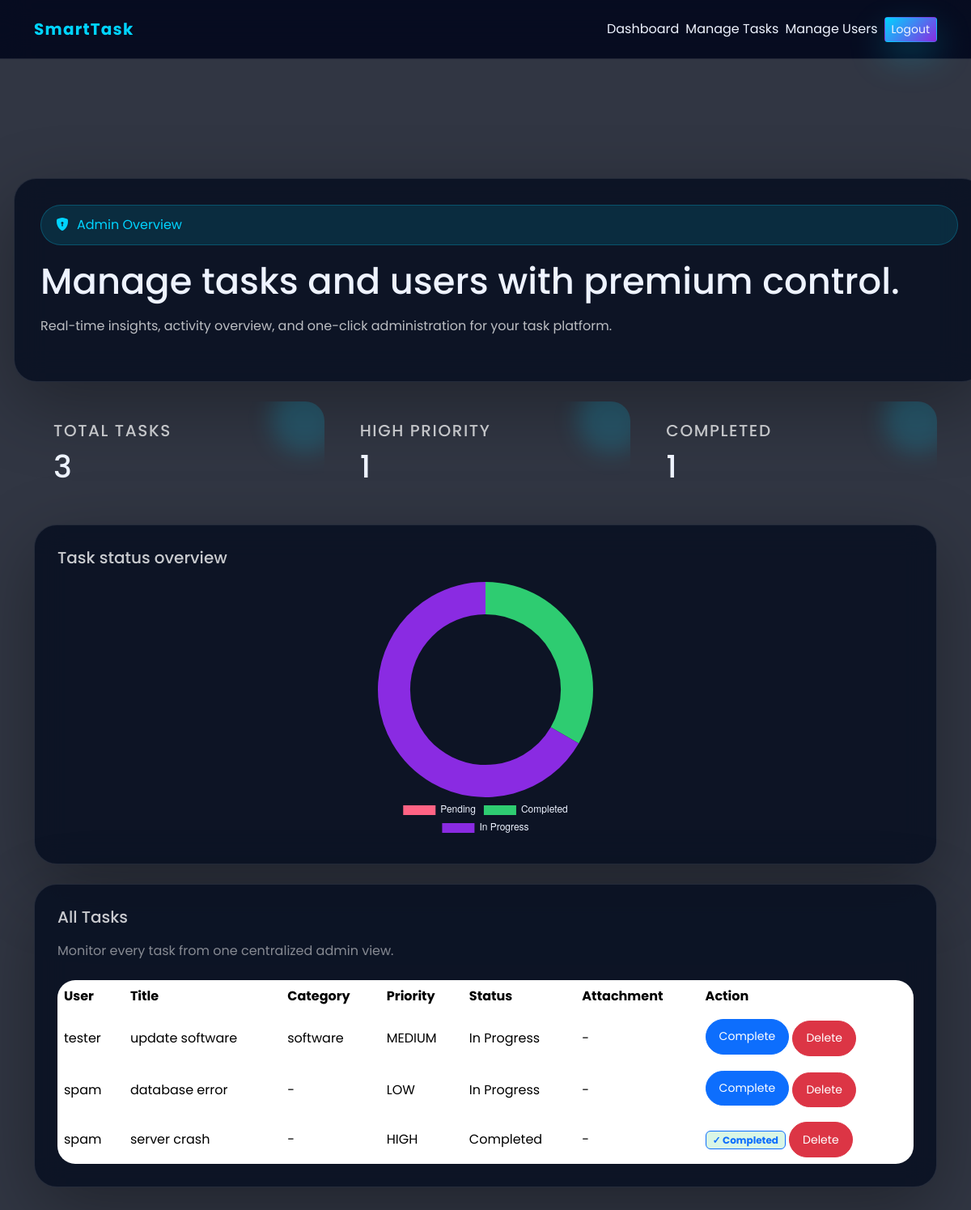
/admin_dashboard (signed in), run on the app's committed database.
### tables this page shows
CREATE TABLE tasks (
            id INTEGER PRIMARY KEY AUTOINCREMENT,
            title TEXT NOT NULL,
            description TEXT NOT NULL,
            status TEXT DEFAULT 'Pending',
            priority TEXT,
            due_date DATE,
            user_id INTEGER, category TEXT, file_path TEXT,
            FOREIGN KEY (user_id) REFERENCES users(id)

        );

CREATE TABLE users (
            id INTEGER PRIMARY KEY AUTOINCREMENT,
            username TEXT NOT NULL,
            email TEXT NOT NULL,
            password TEXT NOT NULL,
            role TEXT DEFAULT 'user'
        );

### app.py (the view)
@app.route("/admin_dashboard")
def admin_dashboard():
    if session.get('role')!='admin':
        return "Access denied"
    conn = getdb()
    cursor = conn.cursor()
    cursor.execute("""
        SELECT t.id, t.title, t.description, t.status, t.priority, t.due_date, t.user_id, u.username, t.category, t.file_path
        FROM tasks t
        LEFT JOIN users u ON t.user_id = u.id
        ORDER BY t.priority DESC
    """)
    all_task=cursor.fetchall()
    cursor.execute("SELECT COUNT(*) FROM tasks")
    total_tasks = cursor.fetchone()[0]
    cursor.execute("SELECT COUNT(*) FROM tasks WHERE priority='HIGH'")
    high_priority = cursor.fetchone()[0]
    cursor.execute("SELECT COUNT(*) FROM tasks WHERE status='Completed'")
    completed = cursor.fetchone()[0]
    cursor.execute("SELECT COUNT(*) FROM tasks WHERE status='Pending'")
    pending = cursor.fetchone()[0]
    conn.close()
    return render_template("admin_dashboard.html", tasks=all_task, total_tasks=total_tasks, high=high_priority, completed=completed, pending_tasks=pending)

### app.py (called while the page is built)
@app.after_request
def set_cache_headers(response):
    if response.status_code in [301, 302, 303, 307, 308]:
        response.headers['Cache-Control'] = 'no-store, no-cache, must-revalidate, max-age=0'
        response.headers['Pragma'] = 'no-cache'
        response.headers['Expires'] = '0'
    elif request.endpoint and request.endpoint in ['login', 'register', 'logout', 'user_dashboard', 'admin_dashboard']:
        response.headers['Cache-Control'] = 'no-store, no-cache, must-revalidate, max-age=0, private'
        response.headers['Pragma'] = 'no-cache'
        response.headers['Expires'] = '0'
    elif request.method == 'POST':
        response.headers['Cache-Control'] = 'no-store, no-cache, must-revalidate, max-age=0'
        response.headers['Pragma'] = 'no-cache'
        response.headers['Expires'] = '0'
    return response

def getdb():
    conn = sqlite3.connect(DB_PATH)
    return conn

### templates/admin_dashboard.html (shortened to what this page needs)
<!DOCTYPE html>
<html lang="en">
<head>
    <link href="https://cdn.jsdelivr.net/npm/bootstrap@5.3.2/dist/css/bootstrap.min.css" rel="stylesheet">
    <link href="https://cdn.jsdelivr.net/npm/bootstrap-icons/font/bootstrap-icons.css" rel="stylesheet">
</head>
<body>
    <div class="admin-shell">
        <nav class="navbar navbar-expand-lg py-3 fixed-top">
            <div class="container d-flex justify-content-between align-items-center">
                <a class="navbar-brand" href="/">SmartTask</a>
                <div class="nav-actions d-flex align-items-center gap-2">
                    <a class="nav-link" href="/admin_dashboard">Dashboard</a>
                    <a class="nav-link" href="/manage_tasks">Manage Tasks</a>
                    <a class="nav-link" href="/manage_users">Manage Users</a>
                    <a class="btn btn-sm btn-glow" href="/logout">Logout</a>
                </div>
            </div>
        </nav>
        <main class="container" style="padding-top:120px;">
            <section class="hero-grid">
                <div class="hero-card">
                    <span class="hero-badge"><i class="bi bi-shield-lock-fill"></i> Admin Overview</span>
                    <h1>Manage tasks and users with premium control.</h1>
                    <p>Real-time insights, activity overview, and one-click administration for your task platform.</p>
                </div>
            </section>
            <section class="stats-grid">
                <div class="stat-card">
                    <h5>Total Tasks</h5>
                    <h2>{{ total_tasks or 0 }}</h2>
                </div>
                <div class="stat-card">
                    <h5>High Priority</h5>
                    <h2>{{ high or 0 }}</h2>
                </div>
                <div class="stat-card">
                    <h5>Completed</h5>
                    <h2>{{ completed or 0 }}</h2>
                </div>
            </section>
            <section class="chart-card">
                <h5>Task status overview</h5>
                <div class="chart-container d-flex justify-content-center" style="height:320px;"><canvas id="statusChart"></canvas></div>
            </section>
            <section class="table-card">
                <div class="d-flex justify-content-between align-items-center mb-4">
                    <div><h5>All Tasks</h5><p class="mb-0 text-white-50">Monitor every task from one centralized admin view.</p></div>
                </div>
                <div class="table-responsive">
                    <table class="table table-borderless align-middle mb-0">
                        <thead><tr><th>User</th><th>Title</th><th>Category</th><th>Priority</th><th>Status</th><th>Attachment</th><th>Action</th></tr></thead>
                        <tbody>
                            {% for task in tasks %}
                            <tr>
                                <td>{{ task[7] if task[7] else 'Unknown' }}</td>
                                <td>{{ task[1] }}</td>
                                <td>{{ task[8] if task[8] else '-' }}</td>
                                <td>{{ task[4] }}</td>
                                <td>{{ task[3] }}</td>
                                <td>
                                    {% if task[9] %}
                                        <a href="/admin_download/{{ task[0] }}" class="btn btn-primary btn-sm btn-action">Download</a>
                                    {% else %}
                                        -
                                    {% endif %}
                                </td>
                                <td>
                                    {% if task[3] == 'Pending' %}
                                        <a href="/admin_start_task/{{ task[0] }}" class="btn btn-primary btn-sm btn-action mb-1" onclick="return confirm('Start this task?')">Start</a>
                                    {% elif task[3] == 'In Progress' %}
                                        <a href="/admin_complete_task/{{ task[0] }}" class="btn btn-primary btn-sm btn-action mb-1" onclick="return confirm('Mark this task as completed?')">Complete</a>
                                    {% else %}
                                        <span class="badge border border-primary text-primary badge-completed ">✓ Completed</span>
                                    {% endif %}
                                    <a href="/admin_delete_task/{{ task[0] }}" class="btn btn-danger btn-sm btn-action" onclick="return confirm('Delete this task permanently?')">Delete</a>
                                </td>
                            </tr>
                            {% endfor %}
                        </tbody>
                    </table>
                </div>
            </section>
        </main>
    </div>
    <script>
        const ctx = document.getElementById('statusChart').getContext('2d');
        new Chart(ctx, {
            type:'doughnut',
            data:{
                labels:['Pending','Completed','In Progress'],
                datasets:[{ data:[{{ pending_tasks or 0 }}, {{ completed or 0 }}, {{ total_tasks - pending_tasks - completed if total_tasks is not none else 0 }}], backgroundColor:['#ff6384','#2ecc71','#8a2be2'], borderWidth:0 }]
            },
            options:{ responsive:true, plugins:{ legend:{ position:'bottom', labels:{ color:'#eef3ff' } } }, cutout:'70%' }
        });
        history.pushState(null, null, window.location.href);
        window.addEventListener('popstate', ()=>window.location.href='/login');
    </script>
</body>
</html>

### templates/admin_dashboard.html (style rules this page uses)
* { font-family: 'Poppins', sans-serif; }
body { margin:0; min-height:100vh; background:url('https://images.unsplash.com/photo-1519389950473-47ba0277781c?ixlib=rb-4.0.3&auto=format&fit=crop&w=1650&q=80') center/cover no-repeat fixed; color:#eef3ff; }
body::before { content:''; position:fixed; inset:0; background:rgba(4,10,26,0.82); z-index:0; }
.admin-shell { position:relative; z-index:1; padding-bottom:60px; }
.navbar { background:rgba(4,9,30,0.92); backdrop-filter:blur(18px); border-bottom:1px solid rgba(255,255,255,0.1); }
.navbar-brand { color:#00d4ff !important; font-weight:700; letter-spacing:.06em; }
.nav-actions .btn, .nav-actions .nav-link { color:#eef3ff !important; }
.nav-actions .btn-glow { background:linear-gradient(135deg,#00d4ff,#8a2be2); color:#fff; box-shadow:0 18px 44px rgba(0,212,255,0.26); }
.hero-card, .chart-card, .table-card { background:rgba(10,18,35,0.92); border:1px solid rgba(255,255,255,0.1); border-radius:28px; backdrop-filter:blur(18px); box-shadow:0 28px 90px rgba(0,0,0,0.32); }
.hero-grid { display:grid; grid-template-columns:1.2fr .8fr; gap:24px; margin:100px auto 24px; max-width:1140px; }
.hero-card { display:flex; flex-direction:column; justify-content:center; padding:32px;width:1200px; margin-left: -25px; }
.hero-card h1 { margin-bottom:16px; font-size:2.8rem; }
.hero-card p { color:rgba(255,255,255,0.72); margin-bottom:24px; }
.hero-badge { display:inline-flex; align-items:center; gap:10px; padding:12px 18px; border-radius:999px; background:rgba(0,212,255,0.12); color:#00d4ff; border:1px solid rgba(0,212,255,0.24); margin-bottom:18px; }
.stats-grid { max-width:1140px; margin:auto; display:grid; grid-template-columns:repeat(3,1fr); gap:20px; }
.stat-card { padding:24px; border-radius:24px; position:relative; overflow:hidden; }
.stat-card::after { content:''; position:absolute; top:-20px; right:-18px; width:84px; height:84px; border-radius:50%; background:rgba(0,212,255,0.18); filter:blur(14px); }
.stat-card h5 { color:rgba(255,255,255,0.72); margin-bottom:10px; text-transform:uppercase; letter-spacing:.08em; }
.stat-card h2 { margin:0; font-size:2.4rem; }
.chart-card { padding:28px; margin-top:24px; }
.chart-card h5, .table-card h5 { color:rgba(255,255,255,0.78); margin-bottom:18px; }
.table-card { padding:28px; margin:24px auto 40px; max-width:1140px; }
.table-responsive { border-radius:22px; overflow:hidden; }
table { min-width:760px; color:#eef3ff; }
thead tr { background:rgba(255,255,255,0.06); }
td, th { border:none; vertical-align:middle; }
.badge-completed { background:rgba(46,204,113,0.18); color:#d4f5db; }
.btn-action { border-radius:999px; padding:.65rem 1rem; }

### data on the page
tasks: username "tester", title "update software", category "software", priority "MEDIUM", status "In Progress"
tasks: username "spam", title "database error", task "-", priority "LOW", status "In Progress"
tasks: username "spam", title "server crash", task "-", priority "HIGH", status "Completed", shows "✓ Completed"

### other printed values
{{ total_tasks or 0 }} "3"
{{ high or 0 }} "1"
{{ completed or 0 }} "1"
chart data {{ pending_tasks or 0 }} 0
chart data {{ completed or 0 }} 1
